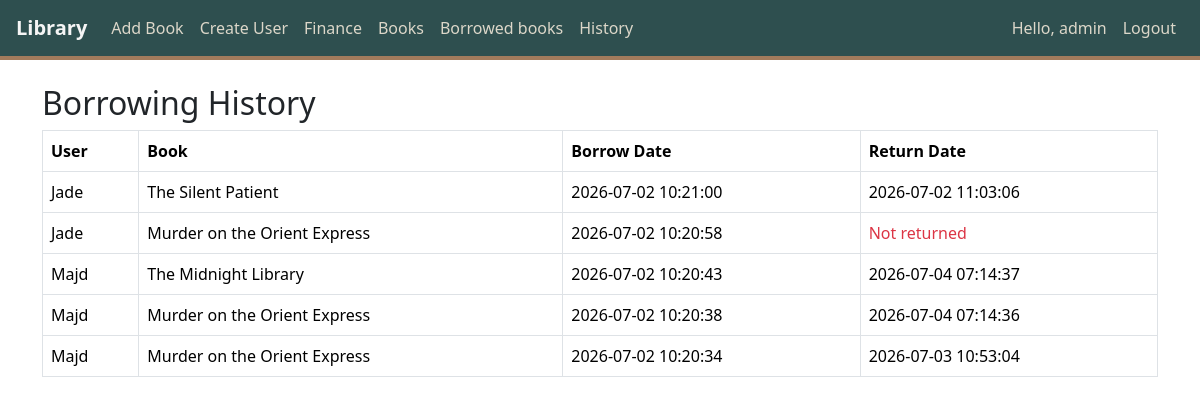
Screenshot of /history (signed in) with the database file from the repository.
### tables this page shows
CREATE TABLE borrowed_books (    id INTEGER PRIMARY KEY AUTOINCREMENT,    user_id INTEGER NOT NULL,    book_id INTEGER NOT NULL,    borrow_date TEXT NOT NULL DEFAULT CURRENT_TIMESTAMP,    return_date TEXT,    FOREIGN KEY (user_id) REFERENCES users(id),    FOREIGN KEY (book_id) REFERENCES books(id));

CREATE TABLE users (
    id INTEGER PRIMARY KEY AUTOINCREMENT,
    username TEXT NOT NULL UNIQUE,
    hash TEXT NOT NULL,
    role TEXT NOT NULL DEFAULT 'client',   -- admin or client
    status TEXT NOT NULL DEFAULT 'active'
);

CREATE TABLE books (    id INTEGER PRIMARY KEY AUTOINCREMENT,    title TEXT NOT NULL,    author_id INTEGER NOT NULL,    genre_id INTEGER NOT NULL,    stock INTEGER NOT NULL DEFAULT 0,    status TEXT NOT NULL DEFAULT 'active',       buy_price REAL NOT NULL DEFAULT 0,           borrow_fee REAL NOT NULL DEFAULT 0,         FOREIGN KEY (author_id) REFERENCES authors(id),    FOREIGN KEY (genre_id) REFERENCES genres(id));

### app.py (the view)
@login_required
@app.route("/history")
def history():
    if session.get("role") != "admin":
        rowrs = rows = db.execute("""
            SELECT borrowed_books.id, borrowed_books.borrow_date, borrowed_books.return_date,
                users.username,
                books.title
            FROM borrowed_books
            JOIN users ON borrowed_books.user_id = users.id
            JOIN books ON borrowed_books.book_id = books.id
            WHERE users.username = ?
            ORDER BY borrowed_books.borrow_date DESC
        """, session["username"])
    else:
        rows = db.execute("""
            SELECT borrowed_books.id, borrowed_books.borrow_date, borrowed_books.return_date,
                users.username,
                books.title
            FROM borrowed_books
            JOIN users ON borrowed_books.user_id = users.id
            JOIN books ON borrowed_books.book_id = books.id
            ORDER BY borrowed_books.borrow_date DESC
        """)
    return render_template("history.html", rows=rows)

### templates/history.html (shortened to what this page needs)
{% extends "layout.html" %}
{% block body %}
<h2>Borrowing History</h2>
<table class="table table-bordered">
    <thead>
        <tr>
            <th>User</th>
            <th>Book</th>
            <th>Borrow Date</th>
            <th>Return Date</th>
        </tr>
    </thead>
    <tbody>
        {% for r in rows %}
        <tr>
            <td>{{ r.username }}</td>
            <td>{{ r.title }}</td>
            <td>{{ r.borrow_date }}</td>
            <td>
                {% if r.return_date %}
                    {{ r.return_date }}
                {% else %}
                    <span class="text-danger">Not returned</span>
                {% endif %}
            </td>
        </tr>
        {% endfor %}
    </tbody>
</table>
{% endblock %}

### rows the page displays
borrowed_books: username "Jade", title "The Silent Patient", borrow_date "2026-07-02 10:21:00", return_date "2026-07-02 11:03:06"
borrowed_books: username "Jade", title "Murder on the Orient Express", borrow_date "2026-07-02 10:20:58", shows "Not returned"
borrowed_books: username "Majd", title "The Midnight Library", borrow_date "2026-07-02 10:20:43", return_date "2026-07-04 07:14:37"
borrowed_books: username "Majd", title "Murder on the Orient Express", borrow_date "2026-07-02 10:20:38", return_date "2026-07-04 07:14:36"
borrowed_books: username "Majd", title "Murder on the Orient Express", borrow_date "2026-07-02 10:20:34", return_date "2026-07-03 10:53:04"

### other values shown
{{ session.username }} "admin"
